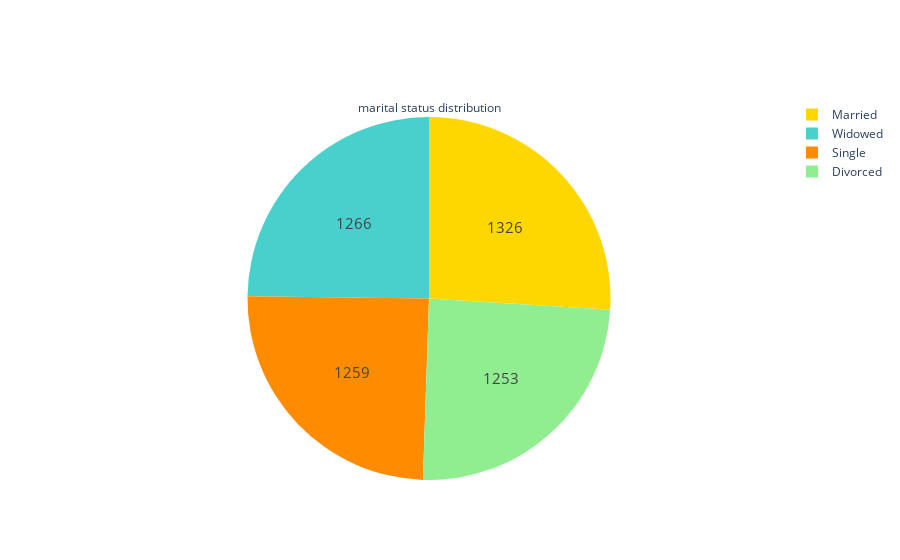

Notebook code cell kept with this figure:
### Code cell
marital_statusc = df['Marital Status'].value_counts()
colors2 = ['gold', 'mediumturquoise', 'darkorange', 'lightgreen']
fig2 = go.Figure(data=[go.Pie(labels=marital_statusc.index,
                             values=marital_statusc.values,title='marital status distribution')])
fig2.update_traces(hoverinfo='label+percent', textinfo='value', textfont_size=15,
                  marker=dict(colors=colors2))
fig2.show()

### Figure 1 — Plotly figure (JSON) as saved in the notebook; plotly's stock layout.template omitted (floating-point values rounded to 4 significant figures)
{"data": [{"hoverinfo": "label+percent", "labels": ["Married", "Widowed", "Single", "Divorced"], "marker": {"colors": ["gold", "mediumturquoise", "darkorange", "lightgreen"]}, "textfont": {"size": 15}, "textinfo": "value", "title": {"text": "marital status distribution"}, "type": "pie", "values": [1326, 1266, 1259, 1253]}], "layout": {"autosize": true}}
